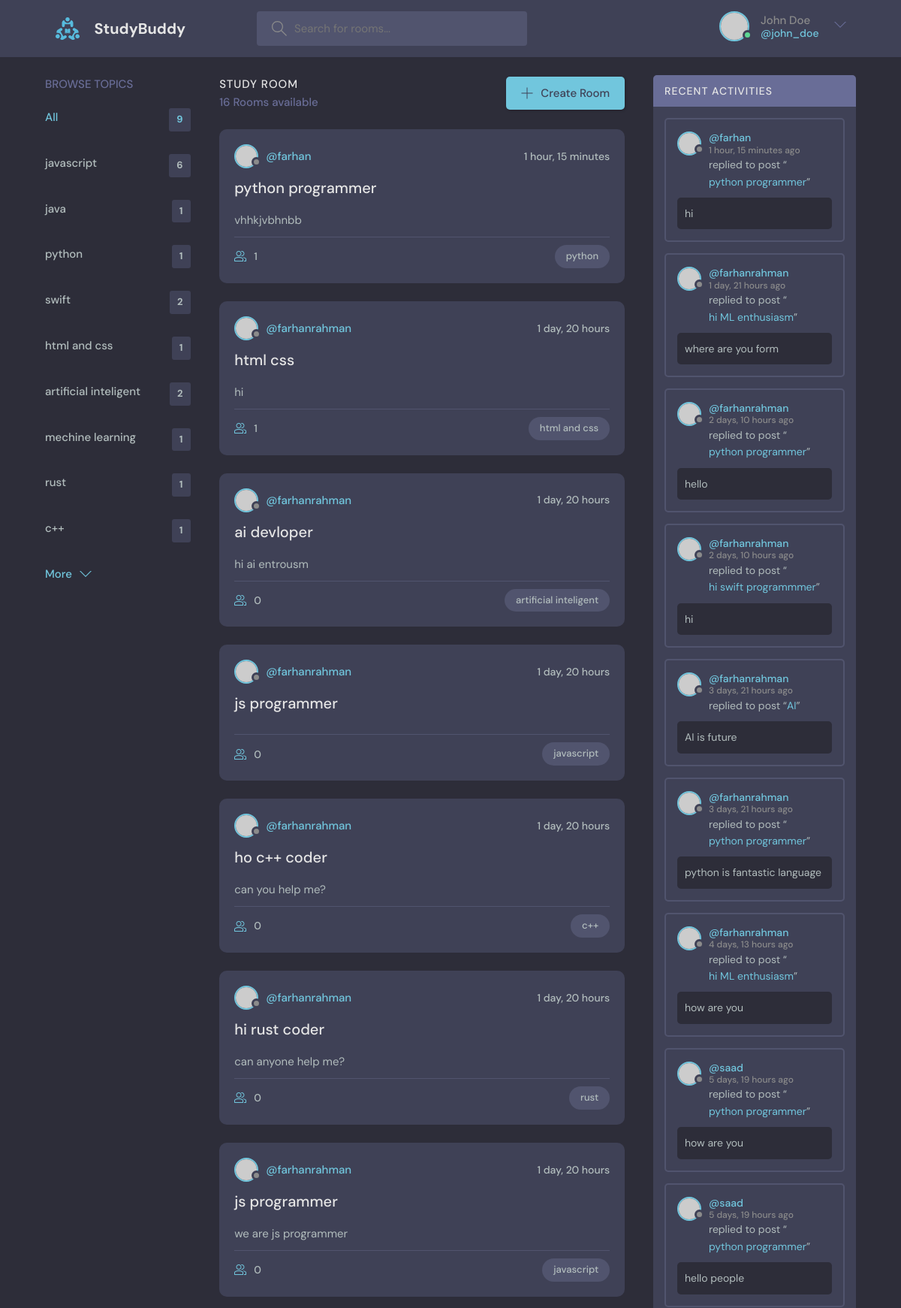
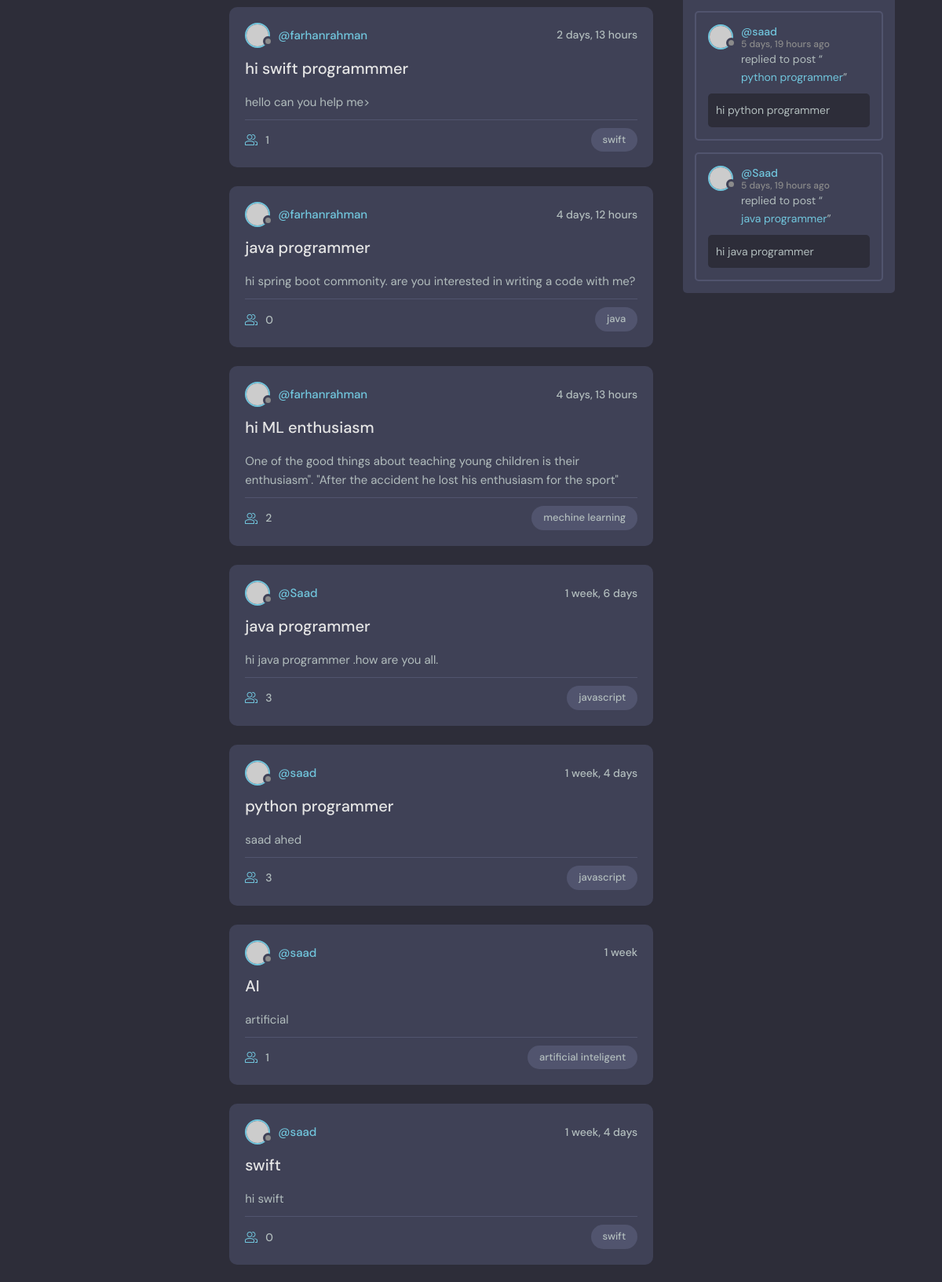
The page / (upper part) on the database its author committed (2 pictures, top to bottom).
### user/models.py (models this page shows, shortened)
class Topic (models.Model):
    name=models.CharField(max_length=200)

class Room (models.Model):
    host =models.ForeignKey(User, on_delete=models.SET_NULL, null=True)
    topic =models.ForeignKey(Topic, on_delete=models.SET_NULL, null=True)
    name =models.CharField(max_length=200)
    description=models.TextField(null=True, blank=True)
    participants =models.ManyToManyField(
        User, related_name='participants', blank=True)
    updated=models.DateTimeField(auto_now=True)
    created=models.DateTimeField(auto_now_add=True)
    class Meta:
        ordering=['-updated','-created'] #
    def __str__(self) :
        return self.name

class Message (models.Model):
    user =models.ForeignKey(User, on_delete=models.CASCADE)
    room =models.ForeignKey(Room, on_delete=models.CASCADE)
    body =models.TextField(default='Default message')
    updated=models.DateTimeField(auto_now=True)
    created =models.DateTimeField(auto_now_add=True)
    class Meta:
        ordering=['-updated','-created']
    def __str__(self):
        return self.body[0:50]

### user/views.py (the view)
# urls.py: 2. Add a URL to urlpatterns:  path('', views.home, name='home')
def home(request):
    q=request.GET.get('q') if request.GET.get('q') != None else '' # always home page have data
    rooms =Room.objects.filter(
    Q(topic__name__icontains=q) | Q(name__icontains=q) | Q(description__icontains=q))# data filter kora holo and icontains through if you write half word django give you data
    topics= Topic.objects.all()
    room_count =rooms.count()
    room_messages =Message.objects.filter(Q(room__topic__name__icontains=q)) # filter room message by room topic
    context={'rooms':rooms , 'topics':topics, "room_count":room_count, 'room_messages':room_messages}
    return render(request, 'base/home.html', context)

### templates/base/home.html
{% extends 'base/main.html' %}
{% block content %}
    <main class="layout layout--3">
      <div class="container">
        {% include 'base/topic_component.html' %}
        {% include 'base/feed_component.html' %}
        {% include 'base/activity_component.html' %}
      </div>
    </main>
 {% endblock %}

### templates/base/topic_component.html (shortened to what this page needs)
<div class="topics">
    <div class="topics__header">
      <h2>Browse Topics</h2>
    </div>
    <ul class="topics__list">
      <li>
        <a href="{% url 'home'%}" class="active">All <span>{{topics.count}}</span></a>
      </li>
      {% for topic in topics %}
      <li>
        <a href="{% url 'home' %}?q={{topic.name}}">{{topic.name}} <span>{{topic.room_set.all.count}}</span></a>
      </li>
      {%endfor%}
    </ul>
    <a class="btn btn--link" href="topics.html">
      More
      <svg version="1.1" xmlns="http://www.w3.org/2000/svg" width="32" height="32" viewBox="0 0 32 32">
        <title>chevron-down</title>
        <path d="M16 21l-13-13h-3l16 16 16-16h-3l-13 13z"></path>
      </svg>
    </a>
  </div>

### templates/base/feed_component.html (shortened to what this page needs)
<div class="roomList">
    <div class="roomList__header">
      <div>
        <h2>Study Room</h2>
        <p>{{room_count}} Rooms available</p>
      </div>
      <a class="btn btn--main" href="{% url 'room-form' %}">
        <svg version="1.1" xmlns="http://www.w3.org/2000/svg" width="32" height="32" viewBox="0 0 32 32">
          <title>add</title>
          <path
            d="M16.943 0.943h-1.885v14.115h-14.115v1.885h14.115v14.115h1.885v-14.115h14.115v-1.885h-14.115v-14.115z"
          ></path>
        </svg>
        Create Room
      </a>
    </div>
    {% for room in rooms %}
    <div class="roomListRoom">
      <div class="roomListRoom__header">
        <a href="{%url 'user-profile' room.host.id%}" class="roomListRoom__author">
          <div class="avatar avatar--small">
            <img src="https://randomuser.me/api/portraits/women/11.jpg" />
          </div>
          <span>@{{room.host.username}}</span>
        </a>
        <div class="roomListRoom__actions">
          <span>{{room.created|timesince}}</span>
        </div>
      </div>
      <div class="roomListRoom__content">
        <a href="{% url 'room' room.id %}">{{room.name}}</a>
         <p>
          {{room.description}}
        </p>
      </div>
      <div class="roomListRoom__meta">
        <a href="{% url 'room' room.id %}" class="roomListRoom__joined">
          {{room.participants.all.count}}
        </a>
        <p class="roomListRoom__topic">{{room.topic.name}}</p>
      </div>
    </div>
    {% endfor%}
  </div>

### templates/base/activity_component.html (shortened to what this page needs)
<div class="activities">
    <div class="activities__header">
      <h2>Recent Activities</h2>
    </div>
    {% for message in room_messages%}
    <div class="activities__box">
      <div class="activities__boxHeader roomListRoom__header">
        <a href="profile.html" class="roomListRoom__author">
          <div class="avatar avatar--small">
            <img src="https://randomuser.me/api/portraits/women/11.jpg" />
          </div>
          <p>
            @{{message.user.username}}
            <span>{{message.created|timesince}} ago</span>
          </p>
        </a>
      </div>
      <div class="activities__boxContent">
        <p>replied to post “<a href="{url 'user-profile' message.user.id}">{{message.room}}</a>”</p>
        <div class="activities__boxRoomContent">
          {{message}}
        </div>
      </div>
    </div>
    {% endfor%}
</div>

### rows shown on the page
Topic: name "javascript", room_set.all.count "6"
Topic: name "java", room_set.all.count "1"
Topic: name "python", room_set.all.count "1"
Topic: name "swift", room_set.all.count "2"
Topic: name "html and css", room_set.all.count "1"
Topic: name "artificial inteligent", room_set.all.count "2"
Topic: name "mechine learning", room_set.all.count "1"
Topic: name "rust", room_set.all.count "1"
Topic: name "c++", room_set.all.count "1"
Room: host.username "farhan", created "1 hour, 15 minutes", name "python programmer", description "vhhkjvbhnbb", participants.all.count "1", topic.name "python"
Room: host.username "farhanrahman", created "1 day, 20 hours", name "html css", description "hi", participants.all.count "1", topic.name "html and css"
Room: host.username "farhanrahman", created "1 day, 20 hours", name "ai devloper", description "hi ai entrousm", participants.all.count "0", topic.name "artificial inteligent"
Room: host.username "farhanrahman", created "1 day, 20 hours", name "js programmer", participants.all.count "0", topic.name "javascript"
Room: host.username "farhanrahman", created "1 day, 20 hours", name "ho c++ coder", description "can you help me?", participants.all.count "0", topic.name "c++"
Room: host.username "farhanrahman", created "1 day, 20 hours", name "hi rust coder", description "can anyone help me?", participants.all.count "0", topic.name "rust"
Room: host.username "farhanrahman", created "1 day, 20 hours", name "js programmer", description "we are js programmer", participants.all.count "0", topic.name "javascript"
Room: host.username "farhanrahman", created "2 days, 13 hours", name "hi swift programmmer", description "hello can you help me>", participants.all.count "1", topic.name "swift"
Room: host.username "farhanrahman", created "4 days, 12 hours", name "java programmer", description "hi spring boot commonity. are you interested in writing a code with me?", participants.all.count "0", topic.name "java"
Room: host.username "farhanrahman", created "4 days, 13 hours", name "hi ML enthusiasm", description "One of the good things about teaching young children is their enthusiasm\". \"After the accident he lost his enthusiasm for the sport\"", participants.all.count "2", topic.name "mechine learning"
Room: host.username "Saad", created "1 week, 6 days", name "java programmer", description "hi java programmer .how are you all.", participants.all.count "3", topic.name "javascript"
Room: host.username "saad", created "1 week, 4 days", name "python programmer", description "saad ahed", participants.all.count "3", topic.name "javascript"
Room: host.username "saad", created "1 week", name "AI", description "artificial", participants.all.count "1", topic.name "artificial inteligent"
Room: host.username "saad", created "1 week, 4 days", name "swift", description "hi swift", participants.all.count "0", topic.name "swift"
Message: user.username "farhan", created "1 hour, 15 minutes", room "python programmer", body "hi"
Message: user.username "farhanrahman", created "1 day, 21 hours", room "hi ML enthusiasm", body "where are you form"
Message: user.username "farhanrahman", created "2 days, 10 hours", room "python programmer", body "hello"
Message: user.username "farhanrahman", created "2 days, 10 hours", room "hi swift programmmer", body "hi"
Message: user.username "farhanrahman", created "3 days, 21 hours", room "AI", body "AI is future"
Message: user.username "farhanrahman", created "3 days, 21 hours", room "python programmer", body "python is fantastic language"
Message: user.username "farhanrahman", created "4 days, 13 hours", room "hi ML enthusiasm", body "how are you"
Message: user.username "saad", created "5 days, 19 hours", room "python programmer", body "how are you"
Message: user.username "saad", created "5 days, 19 hours", room "python programmer", body "hello people"
Message: user.username "saad", created "5 days, 19 hours", room "python programmer", body "hi python programmer"
Message: user.username "Saad", created "5 days, 19 hours", room "java programmer", body "hi java programmer"

### other values the page prints
{{ topics.count }} "9"
{{ room_count }} "16"
